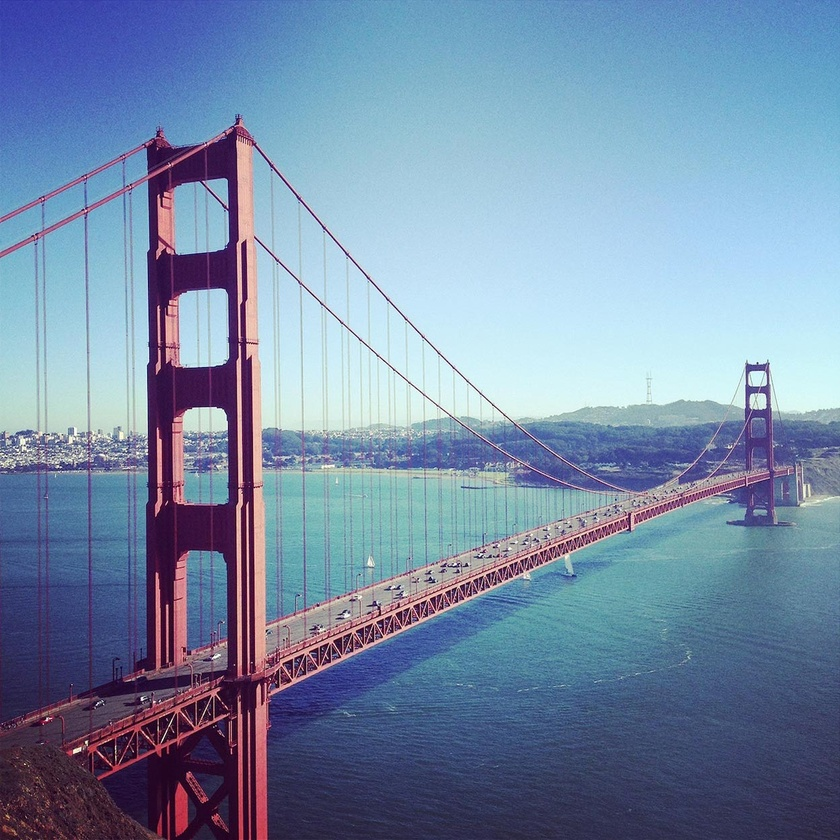
%> input picture Yi_Zhao_2175_HW3/data/1.jpg, 840 x 840 px, shrunk from 1249 x 1249 before the run
$ octave HW3.m   (GNU Octave 9; MATLAB toolbox functions it lacks are replaced by stand-ins)
%> lines starting %> are read from the running program, lines starting %| are printed output that depends on the picture
% Author: Yi Zhao
% CSE 5524, HW1
% 09/01/2019

%%%%%%%%%%%%%%%%%%%%%%%%%%%%%%%
% Problem 1

a = 0.4;
wx = [.25-.5*a .25 a .25 .25-.5*a];
wy = reshape(wx, [5,1]);
% double, grayscale image. Make sure it's size is (odd, odd)
gauss = double(rgb2gray(imread('./data/1.jpg')));
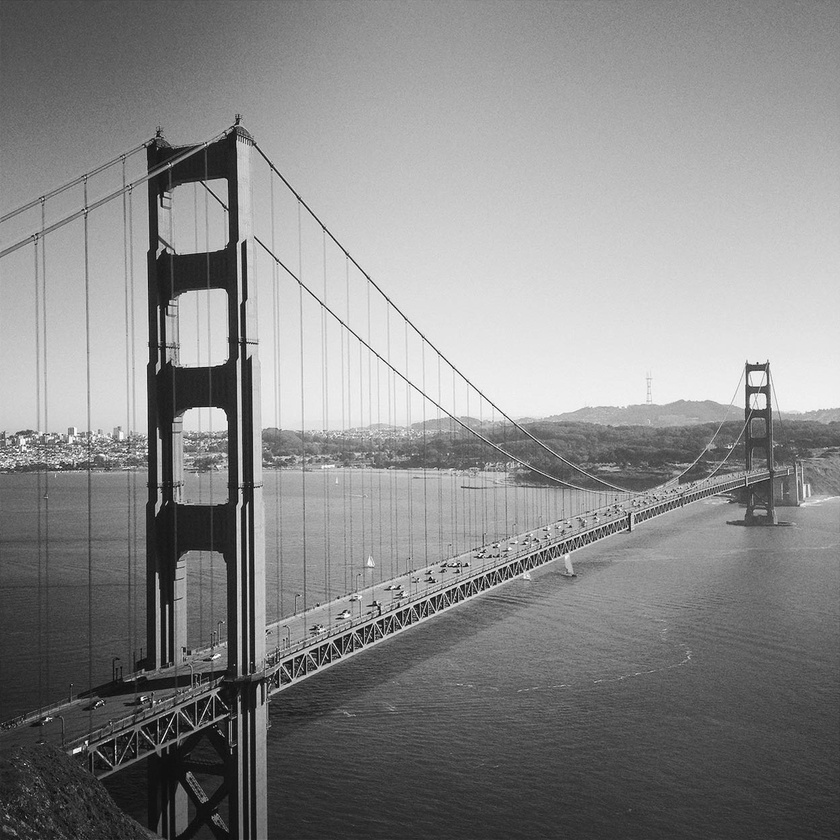
%> gauss: size 840x840 double; min 2, max 255, mean 136.4
for i = 1:4
    % save gaussian pyramid from layer1 to layer2
    imwrite(gauss/255, sprintf('./output/pyramid/gaussian_%d.png',i));
    nextGaussian = blurNsample(gauss, wx, wy);
    est = interpolation(nextGaussian);
    imwrite((gauss - est)/255, sprintf('./output/pyramid/laplacian_%d.png',i));
    % Set gauss to nextGaussian to continue building pyramid
    gauss = nextGaussian;
end

%%%%%%%%%%%%%%%%%%%%%%%%%%%%%%%
% Problem 2

T_list = [10 20 35 50 75 100 125 150 200 255];
backgroundIm = double(imread('./data/bg000.bmp'));
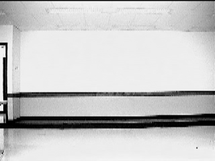
%> input picture Yi_Zhao_2175_HW3/data/bg000.bmp, 215 x 161 px, shrunk from 320 x 240 before the run
%> backgroundIm: size 161x215 double; min 0, max 255, mean 198.7; mean of the top-left, top-right, bottom-left and bottom-right quarters 218.2, 221.5, 174.1, 181.4
inputIm = double(imread('./data/walk.bmp'));
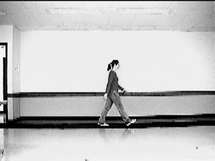
%> input picture Yi_Zhao_2175_HW3/data/walk.bmp, 215 x 161 px, shrunk from 320 x 240 before the run
%> inputIm: size 161x215 double; min 0, max 255, mean 194.7; mean of the top-left, top-right, bottom-left and bottom-right quarters 217.8, 217.9, 170.6, 173
binary_output = abs(inputIm - backgroundIm);
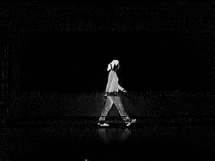
%> binary_output: size 161x215 double; min 0, max 237, mean 6.2
for T = T_list
    binary_copy = binary_output;
    binary_copy(binary_copy >= T) = 1;
    binary_copy(binary_copy ~= 1) = 0;
%     imshow(binary_copy)
%     pause;
    imwrite(binary_copy, sprintf('./output/background_sub1/T%d.png',T))
end
%> this loop made 10 passes
%> pass 1, `imwrite(binary_copy, sprintf('./output/background_sub1/T%d.png',T))`:
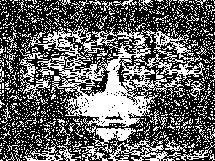
%> saved as T10.png: size 161x215 uint8; 38.8% white in thin lines or dots
%> pass 2, `imwrite(binary_copy, sprintf('./output/background_sub1/T%d.png',T))`:
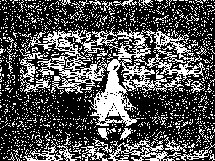
%> saved as T20.png: size 161x215 uint8; 32.1% white in thin lines or dots
%> after the loop:
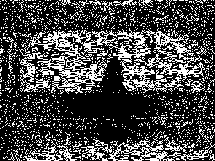
%> binary_copy: size 161x215 double; values 0 (black) and 1 (white), 27.5% white in thin lines or dots

%%%%%%%%%%%%%%%%%%%%%%%%%%%%%%%
% Problem 3

% Read images. Store 30 images as a cube
for i = 1:30
    filename = sprintf('./data/bg%03d.bmp', i-1);
%> the run ends on the next line
    Im(:,:,i) = double(imread(filename));
% [38 lines not run here, left out]
function bluredSampled = blurNsample(image, wx, wy)
    blured = imfilter(imfilter(image, wy, 'replicate'), wx, 'replicate');
    bluredSampled = blured(1:2:end, 1:2:end);
end

% Implement the interpolation function
function newImage = interpolation(image)
    newImage = zeros(size(image)*2-1);
    newImage(1:2:end, 1:2:end) = image;
    row_ave = conv2(image, [1 1], 'valid')/2;
    col_ave = conv2(image, [1;1], 'valid')/2;
    newImage(1:2:end,2:2:end) = row_ave;
    newImage(2:2:end,1:2:end) = col_ave;
    mid_ave = conv2(row_ave,[1;1], 'valid')/2;
    newImage(2:2:end, 2:2:end) = mid_ave;
end
